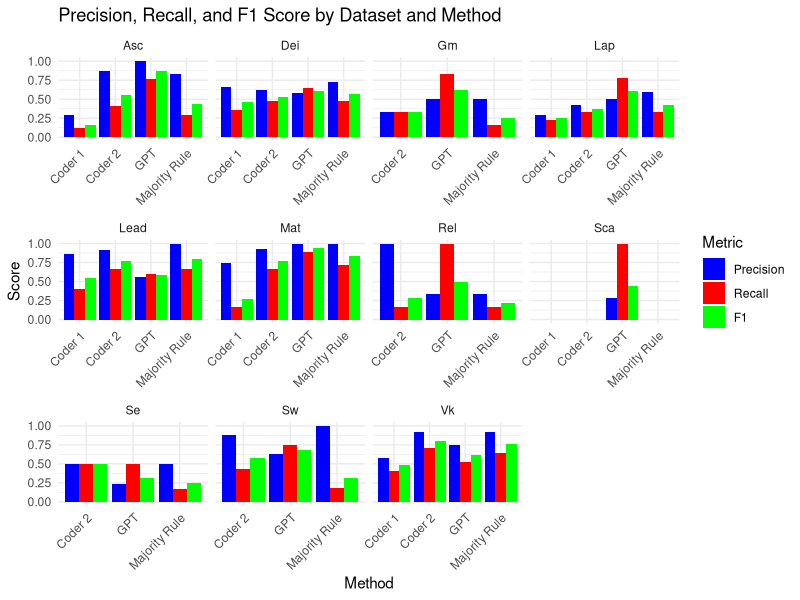

This chart was generated by the following R code:
library(dplyr)
library(readxl)  # Ensure readxl is loaded for Excel files
library(knitr)
library(caret) 
library(ggplot2)
library(reshape2)
library(tidyr)

ascd <- read_excel("Datasets/disagreement_asc.xlsx")
ascf <- ascd %>% filter(!is.na(asc.final))
# Convert columns to numeric
ascf <- ascf %>%
  mutate(across(c(asc.x, asc.y, asc.gpt), as.numeric))
# Create the asc.mr column using majority rule
ascf <- ascf %>%
  rowwise() %>%
  mutate(asc.mr = ifelse(sum(c(asc.x, asc.y, asc.gpt)) >= 2, 1, 0)) %>%
  ungroup()

deid <- read_excel("Datasets/disagreement_dei.xlsx")
deif <- deid %>% filter(!is.na(dei.final))
# Convert columns to numeric
deif <- deif %>%
  mutate(across(c(dei.x, dei.y, dei.gpt), as.numeric))
# Create the asc.mr column using majority rule
deif <- deif %>%
  rowwise() %>%
  mutate(dei.mr = ifelse(sum(c(dei.x, dei.y, dei.gpt)) >= 2, 1, 0)) %>%
  ungroup()

gmd <- read_excel("Datasets/disagreement_gm.xlsx")
gmf <- gmd %>% filter(!is.na(gm.final))
# Convert columns to numeric
gmf <- gmf %>%
  mutate(across(c(gm.x, gm.y, gm.gpt), as.numeric))
# Create the asc.mr column using majority rule
gmf <- gmf %>%
  rowwise() %>%
  mutate(gm.mr = ifelse(sum(c(gm.x, gm.y, gm.gpt)) >= 2, 1, 0)) %>%
  ungroup()

lapd <- read_excel("Datasets/disagreement_lap.xlsx")
lapf <- lapd %>% filter(!is.na(lap.final))
# Convert columns to numeric
lapf <- lapf %>%
  mutate(across(c(time_lapse.x, time_lapse.y, lap.gpt), as.numeric))
# Create the asc.mr column using majority rule
lapf <- lapf %>%
  rowwise() %>%
  mutate(lap.mr = ifelse(sum(c(time_lapse.x, time_lapse.y, lap.gpt)) >= 2, 1, 0)) %>%
  ungroup()

leadd <- read_excel("Datasets/disagreement_lead.xlsx")
leadf <- leadd %>% filter(!is.na(lead.final))
# Convert columns to numeric
leadf <- leadf %>%
  mutate(across(c(leader.x, leader.y, lead.gpt), as.numeric))
# Create the asc.mr column using majority rule
leadf <- leadf %>%
  rowwise() %>%
  mutate(lead.mr = ifelse(sum(c(leader.x, leader.y, lead.gpt)) >= 2, 1, 0)) %>%
  ungroup()

matd <- read_excel("Datasets/disagreement_mat.xlsx")
matf <- matd %>% filter(!is.na(mat.final))
# Convert columns to numeric
matf <- matf %>%
  mutate(across(c(mat.x, mat.y, mat.gpt), as.numeric))
# Create the asc.mr column using majority rule
matf <- matf %>%
  rowwise() %>%
  mutate(mat.mr = ifelse(sum(c(mat.x, mat.y, mat.gpt)) >= 2, 1, 0)) %>%
  ungroup()

reld <- read_excel("Datasets/disagreement_rel.xlsx")
relf <- reld %>% filter(!is.na(rel.final))
# Convert columns to numeric
relf <- relf %>%
  mutate(across(c(rel.x, rel.y, rel.gpt), as.numeric))
# Create the asc.mr column using majority rule
relf <- relf %>%
  rowwise() %>%
  mutate(rel.mr = ifelse(sum(c(rel.x, rel.y, rel.gpt)) >= 2, 1, 0)) %>%
  ungroup()


scad <- read_excel("Datasets/disagreement_sca.xlsx")
scaf <- scad %>% filter(!is.na(sca.final))
# Convert columns to numeric
scaf <- scaf %>%
  mutate(across(c(sca.x, sca.y, sca.gpt), as.numeric))
# Create the asc.mr column using majority rule
scaf <- scaf %>%
  rowwise() %>%
  mutate(sca.mr = ifelse(sum(c(sca.x, sca.y, sca.gpt)) >= 2, 1, 0)) %>%
  ungroup()

sed <- read_excel("Datasets/disagreement_se.xlsx")
sef <- sed %>% filter(!is.na(se.final))
# Convert columns to numeric
sef <- sef %>%
  mutate(across(c(se.x, se.y, se.gpt), as.numeric))
# Create the asc.mr column using majority rule
sef <- sef %>%
  rowwise() %>%
  mutate(se.mr = ifelse(sum(c(se.x, se.y, se.gpt)) >= 2, 1, 0)) %>%
  ungroup()

swd <- read_excel("Datasets/disagreement_sw.xlsx")
swf <- swd %>% filter(!is.na(sw.final))
# Convert columns to numeric
swf <- swf %>%
  mutate(across(c(sw.x, sw.y, sw.gpt), as.numeric))
# Create the asc.mr column using majority rule
swf <- swf %>%
  rowwise() %>%
  mutate(sw.mr = ifelse(sum(c(sw.x, sw.y, sw.gpt)) >= 2, 1, 0)) %>%
  ungroup()

vkd <- read_excel("Datasets/disagreement_vk.xlsx")
vkf <- vkd %>% filter(!is.na(vk.final))
# Convert columns to numeric
vkf <- vkf %>%
  mutate(across(c(vk.x, vk.y, vk.gpt), as.numeric))
# Create the asc.mr column using majority rule
vkf <- vkf %>%
  rowwise() %>%
  mutate(vk.mr = ifelse(sum(c(vk.x, vk.y, vk.gpt)) >= 2, 1, 0)) %>%
  ungroup()


## Precision, Recall, F1

# ASC w/ .mr

# Ensure all columns are factors with the same levels
ascf$asc.final <- as.factor(ascf$asc.final)
ascf$asc.x <- factor(ascf$asc.x, levels = levels(ascf$asc.final))
ascf$asc.y <- factor(ascf$asc.y, levels = levels(ascf$asc.final))
ascf$asc.gpt <- factor(ascf$asc.gpt, levels = levels(ascf$asc.final))
ascf$asc.mr <- factor(ascf$asc.mr, levels = levels(ascf$asc.final))  # Add asc.mr

# Function to compute precision, recall, and F1-score
compute_metrics <- function(predictions, reference) {
  # Ensure factors
  predictions <- factor(predictions, levels = levels(reference))
  
  # Compute confusion matrix
  cm <- confusionMatrix(predictions, reference)
  
  # Extract precision, recall, and compute F1-score
  precision <- cm$byClass["Pos Pred Value"]  # Precision
  recall <- cm$byClass["Sensitivity"]  # Recall
  f1_score <- 2 * (precision * recall) / (precision + recall)  # F1-score
  
  return(data.frame(Precision = precision, Recall = recall, F1 = f1_score))
}

# Compute metrics for each coder and asc.mr
metrics_ascx <- compute_metrics(ascf$asc.x, ascf$asc.final)
metrics_ascy <- compute_metrics(ascf$asc.y, ascf$asc.final)
metrics_ascgpt <- compute_metrics(ascf$asc.gpt, ascf$asc.final)
metrics_ascmr <- compute_metrics(ascf$asc.mr, ascf$asc.final)  # Compute metrics for asc.mr

# Display results
list(Coder_2 = metrics_ascx, Coder_1 = metrics_ascy, GPT = metrics_ascgpt, Majority_Rule = metrics_ascmr)


# DEI w/ .mr

# Ensure all columns are factors with the same levels
deif$dei.final <- as.factor(deif$dei.final)
deif$dei.x <- factor(deif$dei.x, levels = levels(deif$dei.final))
deif$dei.y <- factor(deif$dei.y, levels = levels(deif$dei.final))
deif$dei.gpt <- factor(deif$dei.gpt, levels = levels(deif$dei.final))
deif$dei.mr <- factor(deif$dei.mr, levels = levels(deif$dei.final))  # Add dei.mr

# # Function to compute precision, recall, and F1-score
# compute_metrics <- function(predictions, reference) {
#   # Ensure factors
#   predictions <- factor(predictions, levels = levels(reference))
#   
#   # Compute confusion matrix
#   cm <- confusionMatrix(predictions, reference)
#   
#   # Extract precision, recall, and compute F1-score
#   precision <- cm$byClass["Pos Pred Value"]  # Precision
#   recall <- cm$byClass["Sensitivity"]  # Recall
#   f1_score <- 2 * (precision * recall) / (precision + recall)  # F1-score
#   
#   return(data.frame(Precision = precision, Recall = recall, F1 = f1_score))
# }

# Compute metrics for each coder and dei.mr
metrics_deix <- compute_metrics(deif$dei.x, deif$dei.final)
metrics_deiy <- compute_metrics(deif$dei.y, deif$dei.final)
metrics_deigpt <- compute_metrics(deif$dei.gpt, deif$dei.final)
metrics_deimr <- compute_metrics(deif$dei.mr, deif$dei.final)  # Compute metrics for dei.mr

# Display results
list(Coder_2 = metrics_deix, Coder_1 = metrics_deiy, GPT = metrics_deigpt, Majority_Rule = metrics_deimr)


# GM w/ .mr
# Ensure all columns are factors with the same levels
gmf$gm.final <- as.factor(gmf$gm.final)
gmf$gm.x <- factor(gmf$gm.x, levels = levels(gmf$gm.final))
gmf$gm.y <- factor(gmf$gm.y, levels = levels(gmf$gm.final))
gmf$gm.gpt <- factor(gmf$gm.gpt, levels = levels(gmf$gm.final))
gmf$gm.mr <- factor(gmf$gm.mr, levels = levels(gmf$gm.final))  # Add gm.mr

# # Function to compute precision, recall, and F1-score
# compute_metrics <- function(predictions, reference) {
#   # Ensure factors
#   predictions <- factor(predictions, levels = levels(reference))
#   
#   # Compute confusion matrix
#   cm <- confusionMatrix(predictions, reference)
#   
#   # Extract precision, recall, and compute F1-score
#   precision <- cm$byClass["Pos Pred Value"]  # Precision
#   recall <- cm$byClass["Sensitivity"]  # Recall
#   f1_score <- 2 * (precision * recall) / (precision + recall)  # F1-score
#   
#   # Return a clean data frame
#   return(data.frame(Precision = precision, Recall = recall, F1 = f1_score))
# }

# Compute metrics for each coder and gm.mr
metrics_gmx <- compute_metrics(gmf$gm.x, gmf$gm.final)
metrics_gmy <- compute_metrics(gmf$gm.y, gmf$gm.final)
metrics_gmgpt <- compute_metrics(gmf$gm.gpt, gmf$gm.final)
metrics_gmmr <- compute_metrics(gmf$gm.mr, gmf$gm.final)  # Compute metrics for gm.mr

# Display results
list(Coder_2 = metrics_gmx, Coder_1 = metrics_gmy, GPT = metrics_gmgpt, Majority_Rule = metrics_gmmr)

# LAP
# Ensure all columns are factors with the same levels
lapf$lap.final <- as.factor(lapf$lap.final)
lapf$time_lapse.x <- factor(lapf$time_lapse.x, levels = levels(lapf$lap.final))
lapf$time_lapse.y <- factor(lapf$time_lapse.y, levels = levels(lapf$lap.final))
lapf$lap.gpt <- factor(lapf$lap.gpt, levels = levels(lapf$lap.final))
lapf$lap.mr <- factor(lapf$lap.mr, levels = levels(lapf$lap.final))  # Add lap.mr

# # Function to compute precision, recall, and F1-score
# compute_metrics <- function(predictions, reference) {
#   # Ensure factors
#   predictions <- factor(predictions, levels = levels(reference))
#   
#   # Compute confusion matrix
#   cm <- confusionMatrix(predictions, reference)
#   
#   # Extract precision, recall, and compute F1-score
#   precision <- cm$byClass["Pos Pred Value"]  # Precision
#   recall <- cm$byClass["Sensitivity"]  # Recall
#   f1_score <- 2 * (precision * recall) / (precision + recall)  # F1-score
#   
#   # Return a clean data frame
#   return(data.frame(Precision = precision, Recall = recall, F1 = f1_score))
# }

# Compute metrics for each coder and lap.mr
metrics_lapx <- compute_metrics(lapf$time_lapse.x, lapf$lap.final)
metrics_lapy <- compute_metrics(lapf$time_lapse.y, lapf$lap.final)
metrics_lapgpt <- compute_metrics(lapf$lap.gpt, lapf$lap.final)
metrics_lapmr <- compute_metrics(lapf$lap.mr, lapf$lap.final)  # Compute metrics for lap.mr

# Display results
list(Coder_2 = metrics_lapx, Coder_lap1 = metrics_lapy, GPT = metrics_lapgpt, Majority_Rule = metrics_lapmr)

# Lead
# Ensure all columns are factors with the same levels
leadf$lead.final <- as.factor(leadf$lead.final)
leadf$leader.x <- factor(leadf$leader.x, levels = levels(leadf$lead.final))
leadf$leader.y <- factor(leadf$leader.y, levels = levels(leadf$lead.final))
leadf$lead.gpt <- factor(leadf$lead.gpt, levels = levels(leadf$lead.final))
leadf$lead.mr <- factor(leadf$lead.mr, levels = levels(leadf$lead.final))  # Add lead.mr

# # Function to compute precision, recall, and F1-score
# compute_metrics <- function(predictions, reference) {
#   # Ensure factors
#   predictions <- factor(predictions, levels = levels(reference))
#   
#   # Compute confusion matrix
#   cm <- confusionMatrix(predictions, reference)
#   
#   # Extract precision, recall, and compute F1-score
#   precision <- cm$byClass["Pos Pred Value"]  # Precision
#   recall <- cm$byClass["Sensitivity"]  # Recall
#   f1_score <- 2 * (precision * recall) / (precision + recall)  # F1-score
#   
#   # Return a clean data frame
#   return(data.frame(Precision = precision, Recall = recall, F1 = f1_score))
# }

# Compute metrics for each coder and lead.mr
metrics_leadx <- compute_metrics(leadf$leader.x, leadf$lead.final)
metrics_leady <- compute_metrics(leadf$leader.y, leadf$lead.final)
metrics_leadgpt <- compute_metrics(leadf$lead.gpt, leadf$lead.final)
metrics_leadmr <- compute_metrics(leadf$lead.mr, leadf$lead.final)  # Compute metrics for lead.mr

# Display results
list(Coder_2 = metrics_leadx, Coder_1 = metrics_leady, GPT = metrics_leadgpt, Majority_Rule = metrics_leadmr)


# MAT
# Ensure all columns are factors with the same levels
matf$mat.final <- as.factor(matf$mat.final)
matf$mat.x <- factor(matf$mat.x, levels = levels(matf$mat.final))
matf$mat.y <- factor(matf$mat.y, levels = levels(matf$mat.final))
matf$mat.gpt <- factor(matf$mat.gpt, levels = levels(matf$mat.final))
matf$mat.mr <- factor(matf$mat.mr, levels = levels(matf$mat.final))  # Add mat.mr

# # Function to compute precision, recall, and F1-score
# compute_metrics <- function(predictions, reference) {
#   # Ensure factors
#   predictions <- factor(predictions, levels = levels(reference))
#   
#   # Compute confusion matrix
#   cm <- confusionMatrix(predictions, reference)
#   
#   # Extract precision, recall, and compute F1-score
#   precision <- cm$byClass["Pos Pred Value"]  # Precision
#   recall <- cm$byClass["Sensitivity"]  # Recall
#   f1_score <- 2 * (precision * recall) / (precision + recall)  # F1-score
#   
#   # Return a clean data frame
#   return(data.frame(Precision = precision, Recall = recall, F1 = f1_score))
# }

# Compute metrics for each coder and mat.mr
metrics_matx <- compute_metrics(matf$mat.x, matf$mat.final)
metrics_maty <- compute_metrics(matf$mat.y, matf$mat.final)
metrics_matgpt <- compute_metrics(matf$mat.gpt, matf$mat.final)
metrics_matmr <- compute_metrics(matf$mat.mr, matf$mat.final)  # Compute metrics for mat.mr

# Display results
list(Coder_2 = metrics_matx, Coder_1 = metrics_maty, GPT = metrics_matgpt, Majority_Rule = metrics_matmr)


# REL

# Ensure all columns are factors with the same levels
relf$rel.final <- as.factor(relf$rel.final)
relf$rel.x <- factor(relf$rel.x, levels = levels(relf$rel.final))
relf$rel.y <- factor(relf$rel.y, levels = levels(relf$rel.final))
relf$rel.gpt <- factor(relf$rel.gpt, levels = levels(relf$rel.final))
relf$rel.mr <- factor(relf$rel.mr, levels = levels(relf$rel.final))  # Add rel.mr

# # Function to compute precision, recall, and F1-score
# compute_metrics <- function(predictions, reference) {
#   # Ensure factors
#   predictions <- factor(predictions, levels = levels(reference))
#   
#   # Compute confusion matrix
#   cm <- confusionMatrix(predictions, reference)
#   
#   # Extract precision, recall, and compute F1-score
#   precision <- cm$byClass["Pos Pred Value"]  # Precision
#   recall <- cm$byClass["Sensitivity"]  # Recall
#   f1_score <- 2 * (precision * recall) / (precision + recall)  # F1-score
#   
#   # Return a clean data frame
#   return(data.frame(Precision = precision, Recall = recall, F1 = f1_score))
# }

# Compute metrics for each coder and rel.mr
metrics_relx <- compute_metrics(relf$rel.x, relf$rel.final)
metrics_rely <- compute_metrics(relf$rel.y, relf$rel.final)
metrics_relgpt <- compute_metrics(relf$rel.gpt, relf$rel.final)
metrics_relmr <- compute_metrics(relf$rel.mr, relf$rel.final)  # Compute metrics for rel.mr

# Display results
list(Coder_2 = metrics_relx, Coder_1 = metrics_rely, GPT = metrics_relgpt, Majority_Rule = metrics_relmr)

# SCA

# Ensure all columns are factors with the same levels
scaf$sca.final <- as.factor(scaf$sca.final)
scaf$sca.x <- factor(scaf$sca.x, levels = levels(scaf$sca.final))
scaf$sca.y <- factor(scaf$sca.y, levels = levels(scaf$sca.final))
scaf$sca.gpt <- factor(scaf$sca.gpt, levels = levels(scaf$sca.final))
scaf$sca.mr <- factor(scaf$sca.mr, levels = levels(scaf$sca.final))  # Add sca.mr

# # Function to compute precision, recall, and F1-score
# compute_metrics <- function(predictions, reference) {
#   # Ensure factors
#   predictions <- factor(predictions, levels = levels(reference))
#   
#   # Compute confusion matrix
#   cm <- confusionMatrix(predictions, reference)
#   
#   # Extract precision, recall, and compute F1-score
#   precision <- cm$byClass["Pos Pred Value"]  # Precision
#   recall <- cm$byClass["Sensitivity"]  # Recall
#   f1_score <- 2 * (precision * recall) / (precision + recall)  # F1-score
#   
#   # Return a clean data frame
#   return(data.frame(Precision = precision, Recall = recall, F1 = f1_score))
# }

# Compute metrics for each coder and sca.mr
metrics_scax <- compute_metrics(scaf$sca.x, scaf$sca.final)
metrics_scay <- compute_metrics(scaf$sca.y, scaf$sca.final)
metrics_scagpt <- compute_metrics(scaf$sca.gpt, scaf$sca.final)
metrics_scamr <- compute_metrics(scaf$sca.mr, scaf$sca.final)  # Compute metrics for sca.mr

# Display results
list(Coder_2 = metrics_scax, Coder_1 = metrics_scay, GPT = metrics_scagpt, Majority_Rule = metrics_scamr)

# SE

# Ensure all columns are factors with the same levels
sef$se.final <- as.factor(sef$se.final)
sef$se.x <- factor(sef$se.x, levels = levels(sef$se.final))
sef$se.y <- factor(sef$se.y, levels = levels(sef$se.final))
sef$se.gpt <- factor(sef$se.gpt, levels = levels(sef$se.final))
sef$se.mr <- factor(sef$se.mr, levels = levels(sef$se.final))  # Add se.mr

# # Function to compute precision, recall, and F1-score
# compute_metrics <- function(predictions, reference) {
#   # Ensure factors
#   predictions <- factor(predictions, levels = levels(reference))
#   
#   # Compute confusion matrix
#   cm <- confusionMatrix(predictions, reference)
#   
#   # Extract precision, recall, and compute F1-score
#   precision <- cm$byClass["Pos Pred Value"]  # Precision
#   recall <- cm$byClass["Sensitivity"]  # Recall
#   f1_score <- 2 * (precision * recall) / (precision + recall)  # F1-score
#   
#   # Return a clean data frame
#   return(data.frame(Precision = precision, Recall = recall, F1 = f1_score))
# }

# Compute metrics for each coder and se.mr
metrics_sex <- compute_metrics(sef$se.x, sef$se.final)
metrics_sey <- compute_metrics(sef$se.y, sef$se.final)
metrics_segpt <- compute_metrics(sef$se.gpt, sef$se.final)
metrics_semr <- compute_metrics(sef$se.mr, sef$se.final)  # Compute metrics for se.mr

# Display results
list(Coder_2 = metrics_sex, Coder_1 = metrics_sey, GPT = metrics_segpt, Majority_Rule = metrics_semr)

# SW
# Ensure all columns are factors with the same levels
swf$sw.final <- as.factor(swf$sw.final)
swf$sw.x <- factor(swf$sw.x, levels = levels(swf$sw.final))
swf$sw.y <- factor(swf$sw.y, levels = levels(swf$sw.final))
swf$sw.gpt <- factor(swf$sw.gpt, levels = levels(swf$sw.final))
swf$sw.mr <- factor(swf$sw.mr, levels = levels(swf$sw.final))  # Add sw.mr

# Compute metrics for each coder and sw.mr
metrics_swx <- compute_metrics(swf$sw.x, swf$sw.final)
metrics_swy <- compute_metrics(swf$sw.y, swf$sw.final)
metrics_swgpt <- compute_metrics(swf$sw.gpt, swf$sw.final)
metrics_swmr <- compute_metrics(swf$sw.mr, swf$sw.final)  # Compute metrics for sw.mr

# Display results
list(Coder_2 = metrics_swx, Coder_1 = metrics_swy, GPT = metrics_swgpt, Majority_Rule = metrics_swmr)

# VK
# Ensure all columns are factors with the same levels
vkf$vk.final <- as.factor(vkf$vk.final)
vkf$vk.x <- factor(vkf$vk.x, levels = levels(vkf$vk.final))
vkf$vk.y <- factor(vkf$vk.y, levels = levels(vkf$vk.final))
vkf$vk.gpt <- factor(vkf$vk.gpt, levels = levels(vkf$vk.final))
vkf$vk.mr <- factor(vkf$vk.mr, levels = levels(vkf$vk.final))  # Add vk.mr

# # Function to compute precision, recall, and F1-score
# compute_metrics <- function(predictions, reference) {
#   # Ensure factors
#   predictions <- factor(predictions, levels = levels(reference))
#   
#   # Check if all predictions are 0
#   if (all(predictions == 0)) {
#     # Check if there are any actual positives in the reference
#     if (sum(reference == 1) == 0) {
#       # If no actual positives, recall is undefined
#       recall <- NA
#     } else {
#       # If there are actual positives, recall is 0
#       recall <- 0
#     }
#     precision <- NA  # Precision is undefined
#     f1_score <- NA   # F1 is undefined
#   } else {
#     # Compute confusion matrix
#     cm <- confusionMatrix(predictions, reference)
#     
#     # Extract precision, recall, and compute F1-score
#     precision <- cm$byClass["Pos Pred Value"]  # Precision
#     recall <- cm$byClass["Sensitivity"]       # Recall
#     f1_score <- 2 * (precision * recall) / (precision + recall)  # F1-score
#   }
#   
#   # Return a clean data frame
#   return(data.frame(Precision = precision, Recall = recall, F1 = f1_score))
# }

# Compute metrics for each coder and vk.mr
metrics_vkx <- compute_metrics(vkf$vk.x, vkf$vk.final)
metrics_vky <- compute_metrics(vkf$vk.y, vkf$vk.final)
metrics_vkgpt <- compute_metrics(vkf$vk.gpt, vkf$vk.final)
metrics_vkmr <- compute_metrics(vkf$vk.mr, vkf$vk.final)  # Compute metrics for vk.mr

# Display results
list(Coder_2 = metrics_vkx, Coder_1 = metrics_vky, GPT = metrics_vkgpt, Majority_Rule = metrics_vkmr)

# Unresolved barcharts
calculate_metrics <- function(predicted, actual) {
  predicted <- factor(predicted, levels = levels(actual))
  # Ensure "1" is the positive class
  positive_class <- "1" 
  cm <- confusionMatrix(predicted, actual, positive = positive_class)
  precision <- cm$byClass["Pos Pred Value"]
  recall <- cm$byClass["Sensitivity"]
  f1_score <- ifelse(is.na(precision + recall), 0, 2 * (precision * recall) / (precision + recall))
  return(c(precision, recall, f1_score))
}

datasets <- list(
  list(name = "Lead", df = leadf, vars = c("leader.y", "leader.x", "lead.gpt", "lead.mr"), 
       target = "lead.final", method_names = c("Coder 1", "Coder 2", "GPT", "Majority Rule")),
  list(name = "Lap", df = lapf, vars = c("time_lapse.y", "time_lapse.x", "lap.gpt", "lap.mr"), 
       target = "lap.final", method_names = c("Coder 1", "Coder 2", "GPT", "Majority Rule")),
  list(name = "Asc", df = ascf, vars = c("asc.y", "asc.x", "asc.gpt", "asc.mr"), 
       target = "asc.final", method_names = c("Coder 1", "Coder 2", "GPT", "Majority Rule")),
  list(name = "Vk", df = vkf, vars = c("vk.y", "vk.x", "vk.gpt", "vk.mr"), 
       target = "vk.final", method_names = c("Coder 1", "Coder 2", "GPT", "Majority Rule")),
  list(name = "Dei", df = deif, vars = c("dei.y", "dei.x", "dei.gpt", "dei.mr"), 
       target = "dei.final", method_names = c("Coder 1", "Coder 2", "GPT", "Majority Rule")),
  list(name = "Se", df = sef, vars = c("se.y", "se.x", "se.gpt", "se.mr"), 
       target = "se.final", method_names = c("Coder 1", "Coder 2", "GPT", "Majority Rule")),
  list(name = "Sca", df = scaf, vars = c("sca.y", "sca.x", "sca.gpt", "sca.mr"), 
       target = "sca.final", method_names = c("Coder 1", "Coder 2", "GPT", "Majority Rule")),
  list(name = "Sw", df = swf, vars = c("sw.y", "sw.x", "sw.gpt", "sw.mr"), 
       target = "sw.final", method_names = c("Coder 1","Coder 2", "GPT", "Majority Rule")),
  list(name = "Mat", df = matf, vars = c("mat.y", "mat.x", "mat.gpt", "mat.mr"), 
       target = "mat.final", method_names = c("Coder 1", "Coder 2", "GPT", "Majority Rule")),
  list(name = "Rel", df = relf, vars = c("rel.y", "rel.x", "rel.gpt", "rel.mr"), 
       target = "rel.final", method_names = c("Coder 1", "Coder 2", "GPT", "Majority Rule")),
  list(name = "Gm", df = gmf, vars = c("gm.y", "gm.x", "gm.gpt", "gm.mr"), 
       target = "gm.final", method_names = c("Coder 1", "Coder 2", "GPT", "Majority Rule"))
)

# Processing loop with error handling
results <- data.frame()

for (dataset in datasets) {
  tryCatch({
    df <- dataset$df
    vars <- dataset$vars
    target <- dataset$target
    name <- dataset$name
    method_names <- dataset$method_names
    
    # Check if all columns exist
    missing_cols <- setdiff(c(vars, target), names(df))
    if (length(missing_cols) > 0) {
      warning(paste("In dataset", name, "missing columns:", paste(missing_cols, collapse=", ")))
      next
    }
    
    # Get all unique levels
    all_levels <- unique(na.omit(unlist(c(
      lapply(vars, function(var) levels(factor(df[[var]]))),
      levels(factor(df[[target]]))
    ))))
    
    # Convert to factors
    df[[target]] <- factor(df[[target]], levels = all_levels)
    for (var in vars) {
      df[[var]] <- factor(df[[var]], levels = all_levels)
    }
    
    # Calculate metrics
    metrics <- data.frame(
      Dataset = name,
      Method = method_names,
      Precision = sapply(vars, function(var) calculate_metrics(df[[var]], df[[target]])[1]),
      Recall = sapply(vars, function(var) calculate_metrics(df[[var]], df[[target]])[2]),
      F1 = sapply(vars, function(var) calculate_metrics(df[[var]], df[[target]])[3]),
      stringsAsFactors = FALSE
    )
    
    results <- rbind(results, metrics)
    
    # Print results
    cat("\n##", name, "##\n")
    print(kable(metrics[, -1], digits = 3, caption = paste("Metrics for", name)))
    
  }, error = function(e) {
    warning(paste("Error processing dataset", name, ":", e$message))
  })
}

# Final results
if (nrow(results) > 0) {
  cat("\n\n### Combined Results ###\n")
  print(kable(results, digits = 3))
} else {
  cat("\nNo results produced - check for errors in datasets\n")
}

# Function to filter out "Coder 1" from specific datasets
filtered_results <- results %>%
  filter(!(Dataset %in% c("Se", "Sw", "Rel", "Gm") & Method == "Coder 1"))

# Convert data to long format for ggplot
long_results <- filtered_results %>%
  pivot_longer(cols = c("Precision", "Recall", "F1"), 
               names_to = "Metric", 
               values_to = "Value") %>%
  mutate(Metric = factor(Metric, levels = c("Precision", "Recall", "F1")))  # Set correct order

# Plot using the specified color scheme
ggplot(long_results, aes(x = Method, y = Value, fill = Metric)) +
  geom_bar(stat = "identity", position = "dodge") +
  facet_wrap(~ Dataset, scales = "free_x") +  # Separate charts per dataset
  labs(title = "Precision, Recall, and F1 Score by Dataset and Method",
       x = "Method", y = "Score") +
  scale_fill_manual(values = c("Precision" = "blue", "Recall" = "red", "F1" = "green")) +
  theme_minimal() +
  theme(axis.text.x = element_text(angle = 45, hjust = 1))  # Rotate x-axis labels for readability


